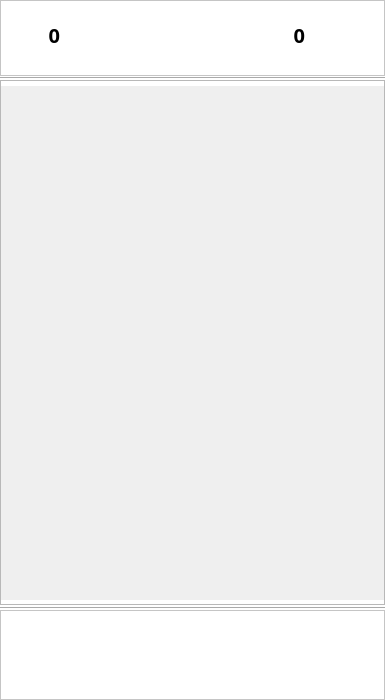
<?xml version="1.0" encoding="UTF-8"?>
<ui version="4.0">
 <class>MainWindow</class>
 <widget class="QMainWindow" name="MainWindow">
  <property name="geometry">
   <rect>
    <x>0</x>
    <y>0</y>
    <width>385</width>
    <height>700</height>
   </rect>
  </property>
  <property name="maximumSize">
   <size>
    <width>385</width>
    <height>700</height>
   </size>
  </property>
  <property name="windowTitle">
   <string>MainWindow</string>
  </property>
  <widget class="QWidget" name="centralwidget">
   <widget class="Line" name="line">
    <property name="geometry">
     <rect>
      <x>0</x>
      <y>600</y>
      <width>385</width>
      <height>16</height>
     </rect>
    </property>
    <property name="styleSheet">
     <string notr="true">background-color: rgb(255, 255, 255);</string>
    </property>
    <property name="orientation">
     <enum>Qt::Horizontal</enum>
    </property>
   </widget>
   <widget class="Line" name="line_2">
    <property name="geometry">
     <rect>
      <x>0</x>
      <y>70</y>
      <width>385</width>
      <height>16</height>
     </rect>
    </property>
    <property name="styleSheet">
     <string notr="true">background-color: rgb(255, 255, 255);</string>
    </property>
    <property name="orientation">
     <enum>Qt::Horizontal</enum>
    </property>
   </widget>
   <widget class="QFrame" name="frame">
    <property name="geometry">
     <rect>
      <x>0</x>
      <y>0</y>
      <width>385</width>
      <height>76</height>
     </rect>
    </property>
    <property name="styleSheet">
     <string notr="true">background-color: rgb(255, 255, 255);</string>
    </property>
    <property name="frameShape">
     <enum>QFrame::StyledPanel</enum>
    </property>
    <property name="frameShadow">
     <enum>QFrame::Raised</enum>
    </property>
    <widget class="QLabel" name="ico_rating">
     <property name="geometry">
      <rect>
       <x>315</x>
       <y>10</y>
       <width>50</width>
       <height>50</height>
      </rect>
     </property>
     <property name="styleSheet">
      <string notr="true">image: url(:/resources/C:/Users/Фёдор/PycharmProjects/Bushe/MyIcons/фон+шрифты+верх.панель/рейтинг.ico);</string>
     </property>
     <property name="frameShape">
      <enum>QFrame::NoFrame</enum>
     </property>
     <property name="text">
      <string/>
     </property>
    </widget>
    <widget class="QLabel" name="place_rating">
     <property name="geometry">
      <rect>
       <x>255</x>
       <y>10</y>
       <width>50</width>
       <height>50</height>
      </rect>
     </property>
     <property name="font">
      <font>
       <family>Aristotelica Pro Tx Extlt</family>
       <pointsize>15</pointsize>
       <weight>75</weight>
       <bold>true</bold>
      </font>
     </property>
     <property name="frameShape">
      <enum>QFrame::NoFrame</enum>
     </property>
     <property name="text">
      <string>0</string>
     </property>
     <property name="alignment">
      <set>Qt::AlignRight|Qt::AlignTrailing|Qt::AlignVCenter</set>
     </property>
    </widget>
    <widget class="QLabel" name="count_days">
     <property name="geometry">
      <rect>
       <x>10</x>
       <y>10</y>
       <width>50</width>
       <height>50</height>
      </rect>
     </property>
     <property name="font">
      <font>
       <family>Aristotelica Pro Tx Extlt</family>
       <pointsize>15</pointsize>
       <weight>75</weight>
       <bold>true</bold>
      </font>
     </property>
     <property name="frameShape">
      <enum>QFrame::NoFrame</enum>
     </property>
     <property name="text">
      <string>0</string>
     </property>
     <property name="alignment">
      <set>Qt::AlignRight|Qt::AlignTrailing|Qt::AlignVCenter</set>
     </property>
    </widget>
    <widget class="QLabel" name="ico_days">
     <property name="geometry">
      <rect>
       <x>60</x>
       <y>10</y>
       <width>50</width>
       <height>50</height>
      </rect>
     </property>
     <property name="autoFillBackground">
      <bool>false</bool>
     </property>
     <property name="styleSheet">
      <string notr="true">image: url(:/resources/C:/Users/Фёдор/PycharmProjects/Bushe/MyIcons/фон+шрифты+верх.панель/огонёк.ico);</string>
     </property>
     <property name="frameShape">
      <enum>QFrame::NoFrame</enum>
     </property>
     <property name="text">
      <string/>
     </property>
    </widget>
   </widget>
   <widget class="QFrame" name="frame_2">
    <property name="geometry">
     <rect>
      <x>0</x>
      <y>610</y>
      <width>385</width>
      <height>90</height>
     </rect>
    </property>
    <property name="styleSheet">
     <string notr="true">background-color: rgb(255, 255, 255);</string>
    </property>
    <property name="frameShape">
     <enum>QFrame::StyledPanel</enum>
    </property>
    <property name="frameShadow">
     <enum>QFrame::Raised</enum>
    </property>
    <widget class="QPushButton" name="btn_book">
     <property name="geometry">
      <rect>
       <x>230</x>
       <y>10</y>
       <width>70</width>
       <height>70</height>
      </rect>
     </property>
     <property name="styleSheet">
      <string notr="true">QPushButton {
image: url(:/bottom/C:/Users/Фёдор/PycharmProjects/Bushe/MyIcons/нижняя панель/н.п. 4.1.ico);
    color: black;
    border-radius: 35px;
}</string>
     </property>
     <property name="text">
      <string/>
     </property>
    </widget>
    <widget class="QPushButton" name="btn_home">
     <property name="geometry">
      <rect>
       <x>5</x>
       <y>10</y>
       <width>70</width>
       <height>70</height>
      </rect>
     </property>
     <property name="styleSheet">
      <string notr="true">QPushButton {
	image: url(:/bottom/C:/Users/Фёдор/PycharmProjects/Bushe/MyIcons/нижняя панель/н.п. 1.1.ico);
    color: black;
    border-radius: 35px;
}</string>
     </property>
     <property name="text">
      <string/>
     </property>
    </widget>
    <widget class="QPushButton" name="btn_settings">
     <property name="geometry">
      <rect>
       <x>305</x>
       <y>10</y>
       <width>70</width>
       <height>70</height>
      </rect>
     </property>
     <property name="styleSheet">
      <string notr="true">QPushButton {
image: url(:/bottom/C:/Users/Фёдор/PycharmProjects/Bushe/MyIcons/нижняя панель/н.п. 5.1.ico);
    color: black;
    border-radius: 35px;
}</string>
     </property>
     <property name="text">
      <string/>
     </property>
    </widget>
    <widget class="QPushButton" name="btn_recall">
     <property name="geometry">
      <rect>
       <x>155</x>
       <y>10</y>
       <width>70</width>
       <height>70</height>
      </rect>
     </property>
     <property name="styleSheet">
      <string notr="true">QPushButton {
image: url(:/bottom/C:/Users/Фёдор/PycharmProjects/Bushe/MyIcons/нижняя панель/н.п. 3.2.ico);
    color: black;
    border-radius: 35px;
}</string>
     </property>
     <property name="text">
      <string/>
     </property>
    </widget>
    <widget class="QPushButton" name="btn_rating">
     <property name="geometry">
      <rect>
       <x>80</x>
       <y>10</y>
       <width>70</width>
       <height>70</height>
      </rect>
     </property>
     <property name="styleSheet">
      <string notr="true">QPushButton {
image: url(:/bottom/C:/Users/Фёдор/PycharmProjects/Bushe/MyIcons/нижняя панель/н.п. 2.1.ico);
    color: black;
    border-radius: 35px;
}</string>
     </property>
     <property name="text">
      <string/>
     </property>
    </widget>
   </widget>
   <widget class="QFrame" name="frame_3">
    <property name="geometry">
     <rect>
      <x>0</x>
      <y>80</y>
      <width>385</width>
      <height>525</height>
     </rect>
    </property>
    <property name="styleSheet">
     <string notr="true">background-image: url(:/resources/C:/Users/Фёдор/PycharmProjects/Bushe/MyIcons/фон+шрифты+верх.панель/фон.png);</string>
    </property>
    <property name="frameShape">
     <enum>QFrame::StyledPanel</enum>
    </property>
    <property name="frameShadow">
     <enum>QFrame::Raised</enum>
    </property>
    <widget class="QWidget" name="gridLayoutWidget">
     <property name="geometry">
      <rect>
       <x>30</x>
       <y>80</y>
       <width>331</width>
       <height>321</height>
      </rect>
     </property>
     <layout class="QGridLayout" name="gridLayout">
      <item row="1" column="0">
       <widget class="QPushButton" name="pushButton_2">
        <property name="minimumSize">
         <size>
          <width>80</width>
          <height>80</height>
         </size>
        </property>
        <property name="maximumSize">
         <size>
          <width>80</width>
          <height>80</height>
         </size>
        </property>
        <property name="styleSheet">
         <string notr="true">border: none;
image: url(:/mainmenu/C:/Users/Фёдор/PycharmProjects/Bushe/MyIcons/2. главное меню/иконка 8.3.ico);</string>
        </property>
        <property name="text">
         <string/>
        </property>
       </widget>
      </item>
      <item row="1" column="1">
       <widget class="QPushButton" name="pushButton_5">
        <property name="minimumSize">
         <size>
          <width>80</width>
          <height>80</height>
         </size>
        </property>
        <property name="maximumSize">
         <size>
          <width>80</width>
          <height>80</height>
         </size>
        </property>
        <property name="styleSheet">
         <string notr="true">border: none;
image: url(:/mainmenu/C:/Users/Фёдор/PycharmProjects/Bushe/MyIcons/2. главное меню/иконка 9.1.ico);
</string>
        </property>
        <property name="text">
         <string/>
        </property>
       </widget>
      </item>
      <item row="2" column="0">
       <widget class="QPushButton" name="pushButton_3">
        <property name="minimumSize">
         <size>
          <width>80</width>
          <height>80</height>
         </size>
        </property>
        <property name="maximumSize">
         <size>
          <width>80</width>
          <height>80</height>
         </size>
        </property>
        <property name="styleSheet">
         <string notr="true">border: none;
image: url(:/mainmenu/C:/Users/Фёдор/PycharmProjects/Bushe/MyIcons/2. главное меню/иконка 6.3.ico);</string>
        </property>
        <property name="text">
         <string/>
        </property>
       </widget>
      </item>
      <item row="0" column="1">
       <widget class="QPushButton" name="pushButton_4">
        <property name="minimumSize">
         <size>
          <width>80</width>
          <height>80</height>
         </size>
        </property>
        <property name="maximumSize">
         <size>
          <width>80</width>
          <height>80</height>
         </size>
        </property>
        <property name="styleSheet">
         <string notr="true">border: none;
image: url(:/mainmenu/C:/Users/Фёдор/PycharmProjects/Bushe/MyIcons/2. главное меню/иконка 2.3.ico);</string>
        </property>
        <property name="text">
         <string/>
        </property>
       </widget>
      </item>
      <item row="0" column="0">
       <widget class="QPushButton" name="pushButton">
        <property name="minimumSize">
         <size>
          <width>80</width>
          <height>80</height>
         </size>
        </property>
        <property name="maximumSize">
         <size>
          <width>80</width>
          <height>80</height>
         </size>
        </property>
        <property name="styleSheet">
         <string notr="true">border: none;
image: url(:/mainmenu/C:/Users/Фёдор/PycharmProjects/Bushe/MyIcons/2. главное меню/иконка 1.3.ico);</string>
        </property>
        <property name="text">
         <string/>
        </property>
       </widget>
      </item>
      <item row="0" column="2">
       <widget class="QPushButton" name="pushButton_6">
        <property name="minimumSize">
         <size>
          <width>80</width>
          <height>80</height>
         </size>
        </property>
        <property name="maximumSize">
         <size>
          <width>80</width>
          <height>80</height>
         </size>
        </property>
        <property name="styleSheet">
         <string notr="true">border: none;
image: url(:/mainmenu/C:/Users/Фёдор/PycharmProjects/Bushe/MyIcons/2. главное меню/иконка 4.3.ico);</string>
        </property>
        <property name="text">
         <string/>
        </property>
       </widget>
      </item>
      <item row="1" column="2">
       <widget class="QPushButton" name="pushButton_7">
        <property name="minimumSize">
         <size>
          <width>80</width>
          <height>80</height>
         </size>
        </property>
        <property name="maximumSize">
         <size>
          <width>80</width>
          <height>80</height>
         </size>
        </property>
        <property name="styleSheet">
         <string notr="true">border: none;
image: url(:/mainmenu/C:/Users/Фёдор/PycharmProjects/Bushe/MyIcons/2. главное меню/иконка 3.1.ico);</string>
        </property>
        <property name="text">
         <string/>
        </property>
       </widget>
      </item>
      <item row="2" column="1">
       <widget class="QPushButton" name="pushButton_8">
        <property name="minimumSize">
         <size>
          <width>80</width>
          <height>80</height>
         </size>
        </property>
        <property name="maximumSize">
         <size>
          <width>80</width>
          <height>80</height>
         </size>
        </property>
        <property name="styleSheet">
         <string notr="true">border: none;
image: url(:/mainmenu/C:/Users/Фёдор/PycharmProjects/Bushe/MyIcons/2. главное меню/иконка 5.3.ico);</string>
        </property>
        <property name="text">
         <string/>
        </property>
       </widget>
      </item>
      <item row="2" column="2">
       <widget class="QPushButton" name="pushButton_9">
        <property name="minimumSize">
         <size>
          <width>80</width>
          <height>80</height>
         </size>
        </property>
        <property name="maximumSize">
         <size>
          <width>80</width>
          <height>80</height>
         </size>
        </property>
        <property name="styleSheet">
         <string notr="true">border: none;
image: url(:/mainmenu/C:/Users/Фёдор/PycharmProjects/Bushe/MyIcons/2. главное меню/иконка 7.3.ico);</string>
        </property>
        <property name="text">
         <string/>
        </property>
       </widget>
      </item>
     </layout>
    </widget>
    <widget class="QLabel" name="label">
     <property name="geometry">
      <rect>
       <x>79</x>
       <y>10</y>
       <width>281</width>
       <height>61</height>
      </rect>
     </property>
     <property name="styleSheet">
      <string notr="true">image: url(:/mainmenu/C:/Users/Фёдор/PycharmProjects/Bushe/MyIcons/2. главное меню/1. текст .ico);</string>
     </property>
     <property name="text">
      <string/>
     </property>
    </widget>
   </widget>
  </widget>
 </widget>
 <resources>
  <include location="../MyIcons/resources.qrc"/>
 </resources>
 <connections/>
</ui>
